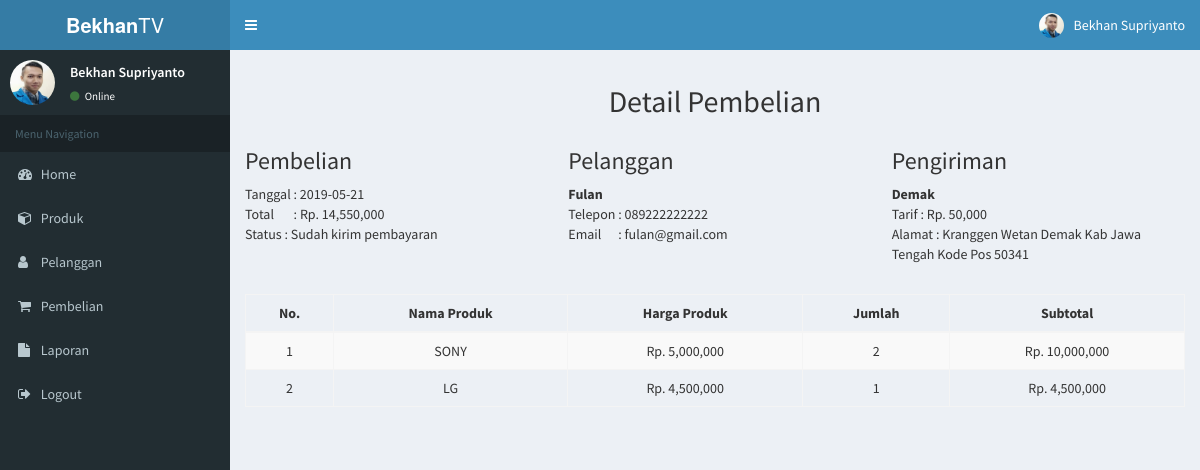
Page /admin/index.php?halaman=detail&id=3 (signed in) on the committed database.
### tables this page shows
CREATE TABLE `pembelian` (
  `id_pembelian` int(11) NOT NULL,
  `id_pelanggan` int(11) NOT NULL,
  `id_ongkir` int(5) NOT NULL,
  `tanggal_pembelian` date NOT NULL,
  `total_pembelian` int(11) NOT NULL,
  `nama_kota` varchar(100) NOT NULL,
  `tarif` int(11) NOT NULL,
  `alamat_pengiriman` text NOT NULL,
  `status_pembelian` varchar(100) NOT NULL DEFAULT 'Pending',
  `resi_pengiriman` varchar(50) NOT NULL
);

CREATE TABLE `pelanggan` (
  `id_pelanggan` int(11) NOT NULL,
  `email_pelanggan` varchar(100) NOT NULL,
  `password_pelanggan` varchar(50) NOT NULL,
  `nama_pelanggan` varchar(100) NOT NULL,
  `telepon_pelanggan` varchar(20) NOT NULL,
  `alamat_pelanggan` text NOT NULL
);

CREATE TABLE `pembelian_produk` (
  `id_pembelian_produk` int(11) NOT NULL,
  `id_pembelian` int(11) NOT NULL,
  `id_produk` int(11) NOT NULL,
  `jumlah` int(11) NOT NULL,
  `nama` varchar(100) NOT NULL,
  `harga` int(11) NOT NULL,
  `berat` int(11) NOT NULL,
  `subberat` int(11) NOT NULL,
  `subharga` int(11) NOT NULL
);

CREATE TABLE `produk` (
  `id_produk` int(11) NOT NULL,
  `nama_produk` varchar(100) NOT NULL,
  `harga_produk` int(11) NOT NULL,
  `berat_produk` int(11) NOT NULL,
  `foto_produk` varchar(100) NOT NULL,
  `deskripsi_produk` text NOT NULL,
  `stok_produk` int(5) NOT NULL
);

### admin/detail.php (the view, shortened to what this page needs)
<h2 class="text-center">Detail Pembelian</h2>
<?php
	$ambil = $koneksi->query("SELECT * FROM pembelian JOIN pelanggan ON pembelian.id_pelanggan = pelanggan.id_pelanggan WHERE pembelian.id_pembelian = '$_GET[id]' ");
	$detail = $ambil->fetch_assoc();
?>
<div class="row">
	<div class="col-md-4">
		<h3>Pembelian</h3>
		<p>
			Tanggal : <?=$detail['tanggal_pembelian']; ?> <br>
			Total &nbsp;&nbsp;&nbsp;&nbsp;&nbsp; : Rp. <?=number_format($detail['total_pembelian']); ?> <br>
			Status : <?=$detail['status_pembelian']; ?>
		</p>
	</div>
	<div class="col-md-4">
		<h3>Pelanggan</h3>
		<strong><?=$detail['nama_pelanggan']; ?></strong> <br>
		<p>
			Telepon : <?=$detail['telepon_pelanggan']; ?> <br>
			Email &nbsp;&nbsp;&nbsp;&nbsp; : <?=$detail['email_pelanggan']; ?>
		</p>
	</div>
	<div class="col-md-4">
		<h3>Pengiriman</h3>
		<strong><?=$detail['nama_kota']; ?></strong> <br>
		<p>
			Tarif : Rp. <?=number_format($detail['tarif']); ?> <br>
			Alamat : <?=$detail['alamat_pengiriman']; ?>
		</p>
	</div>
</div>
<br>
<div class="table-responsive">
	<table class="table table-bordered table-striped text-center">
		<thead>
			<tr>
				<th>No.</th>
				<th>Nama Produk</th>
				<th>Harga Produk</th>
				<th>Jumlah</th>
				<th>Subtotal</th>
			</tr>
		</thead>
		<tbody>
			<?php $no = 1; ?>
			<?php $ambil = $koneksi->query("SELECT * FROM pembelian_produk JOIN produk ON pembelian_produk.id_produk = produk.id_produk WHERE pembelian_produk.id_pembelian = '$_GET[id]' "); ?>
			<?php while($pecah = $ambil->fetch_assoc()) { ?>
			<tr>
				<td><?=$no; ?></td>
				<td><?=$pecah['nama_produk']; ?></td>
				<td>Rp. <?=number_format($pecah['harga_produk']); ?></td>
				<td><?=$pecah['jumlah']; ?></td>
				<td>Rp. <?=$jml = number_format($pecah['harga_produk'] * $pecah['jumlah']); ?></td>
			</tr>
			<?php $no++; ?>
			<?php } ?>
		</tbody>
	</table>
</div>

### rows in the picture
pembelian: tanggal_pembelian "2019-05-21", total_pembelian "14,550,000", status_pembelian "Sudah kirim pembayaran", id_pelanggan.nama_pelanggan "Fulan", id_pelanggan.telepon_pelanggan "089222222222", id_pelanggan.email_pelanggan "fulan@gmail.com", nama_kota "Demak", tarif "50,000", alamat_pengiriman "Kranggen Wetan Demak Kab Jawa Tengah Kode Pos 50341"
pembelian_produk: id_produk.nama_produk "SONY", id_produk.harga_produk "5,000,000", jumlah "2", $jml = number_format($pecah['harga_produk'] * $pecah['jumlah']) "10,000,000"
pembelian_produk: id_produk.nama_produk "LG", id_produk.harga_produk "4,500,000", jumlah "1", $jml = number_format($pecah['harga_produk'] * $pecah['jumlah']) "4,500,000"
